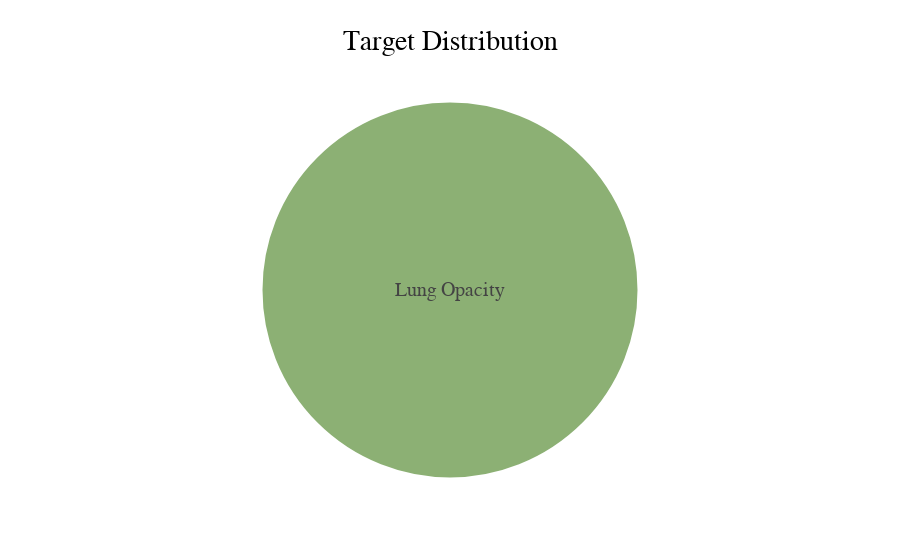

The notebook cell this image was saved under:
### Code cell
target = (
    unique_patientId['Target']
    .value_counts()
    .to_frame()
    .reset_index()
    .rename(columns={'index':'Target', 'Target':'Count'})
    .replace([0,1], ['Normal', 'Lung Opacity']) 
    .groupby('Target')
    .sum()
    .reset_index()    
          )   

fig = go.Figure(data=[go.Pie(labels=target['Target'], 
                             values=target['Count'])])

fig.update_traces(hoverinfo='percent+value', 
                  textinfo='label', 
                  textfont_size=20,
                  marker=dict(colors=['#8cb074', '#5a7c47'], line=dict(color='white', width=5)))

fig.update_layout(showlegend=False, 
                  title_text="Target Distribution",
                  title_x=0.5,
                  font=dict(family="Hiragino Kaku Gothic Pro, sans-serif", size=20, color='#000000'))


fig.show()

### Figure 1 — Plotly figure (JSON) as saved in the notebook; plotly's stock layout.template omitted (floating-point values rounded to 4 significant figures)
{"data": [{"hoverinfo": "percent+value", "labels": ["Lung Opacity"], "marker": {"colors": ["#8cb074", "#5a7c47"], "line": {"color": "white", "width": 5}}, "textfont": {"size": 20}, "textinfo": "label", "type": "pie", "values": [6012]}], "layout": {"font": {"color": "#000000", "family": "Hiragino Kaku Gothic Pro, sans-serif", "size": 20}, "showlegend": false, "title": {"text": "Target Distribution", "x": 0.5}}}
